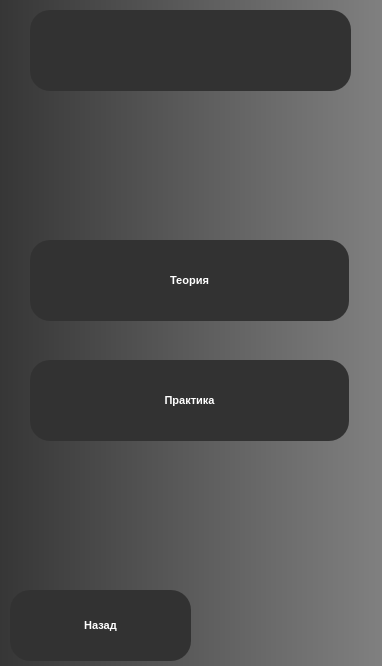
<?xml version="1.0" encoding="UTF-8"?>
<ui version="4.0">
 <class>MainWindow</class>
 <widget class="QMainWindow" name="MainWindow">
  <property name="geometry">
   <rect>
    <x>0</x>
    <y>0</y>
    <width>382</width>
    <height>666</height>
   </rect>
  </property>
  <property name="windowTitle">
   <string>My English Grammar</string>
  </property>
  <widget class="QWidget" name="centralwidget">
   <property name="font">
    <font>
     <pointsize>8</pointsize>
    </font>
   </property>
   <property name="styleSheet">
    <string notr="true">QWidget
{
    color: #aaa;
   background-color: qlineargradient(spread:pad, x1:0, y1:0, x2:1, y2:0, stop:0 rgb(54, 54, 54), stop:1 rgb(128, 128, 128));
}

QPushButton
{
    color: rgb(255, 255, 255);
	background-color: #323232;
    width: 75px;
    height: 50px;
	border-radius: 20px;
	font: 75 25pt &quot;Microsoft YaHei UI&quot;;
	font-weight: bold;
}

QPushButton:hover
{
    background-color: silver;
}

QLabel
{
	color: rgb(255, 255, 255);
	background-color: #323232;
    border-radius: 20px;
	font: &quot;Microsoft YaHei UI&quot;;
	font-weight: bold;
}
</string>
   </property>
   <widget class="QPushButton" name="pushButton">
    <property name="geometry">
     <rect>
      <x>30</x>
      <y>240</y>
      <width>319</width>
      <height>81</height>
     </rect>
    </property>
    <property name="text">
     <string>Теория</string>
    </property>
   </widget>
   <widget class="QPushButton" name="pushButton_2">
    <property name="geometry">
     <rect>
      <x>30</x>
      <y>360</y>
      <width>319</width>
      <height>81</height>
     </rect>
    </property>
    <property name="text">
     <string>Практика</string>
    </property>
   </widget>
   <widget class="QPushButton" name="pushButton_3">
    <property name="geometry">
     <rect>
      <x>10</x>
      <y>590</y>
      <width>181</width>
      <height>71</height>
     </rect>
    </property>
    <property name="text">
     <string>Назад</string>
    </property>
   </widget>
   <widget class="QLabel" name="label">
    <property name="geometry">
     <rect>
      <x>30</x>
      <y>10</y>
      <width>321</width>
      <height>81</height>
     </rect>
    </property>
    <property name="font">
     <font>
      <pointsize>14</pointsize>
      <weight>75</weight>
      <italic>false</italic>
      <bold>true</bold>
     </font>
    </property>
    <property name="text">
     <string/>
    </property>
    <property name="alignment">
     <set>Qt::AlignCenter</set>
    </property>
   </widget>
  </widget>
 </widget>
 <resources/>
 <connections/>
</ui>
